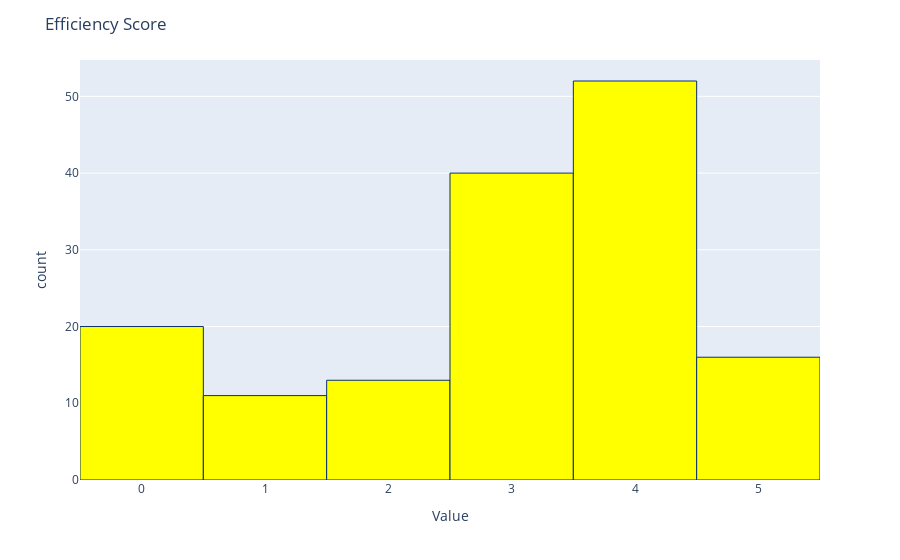

The cell this chart's notebook holds for it:
### Code cell
val = px.histogram(setdata, x="Value")
val.update_traces(marker_color="yellow",marker_line_color='rgb(8,48,107)',
                  marker_line_width=1)
val.update_layout(title_text='Efficiency Score')
val.show()

### Figure 1 — Plotly figure (JSON) as saved in the notebook; plotly's stock layout.template omitted (floating-point values rounded to 4 significant figures; data arrays with more than 128 entries replaced by an {"elided": "..."} marker saying what was removed)
{"data": [{"alignmentgroup": "True", "bingroup": "x", "hovertemplate": "Value=%{x}<br>count=%{y}<extra></extra>", "legendgroup": "", "marker": {"color": "yellow", "line": {"color": "rgb(8,48,107)", "width": 1}, "pattern": {"shape": ""}}, "name": "", "offsetgroup": "", "orientation": "v", "showlegend": false, "type": "histogram", "x": {"elided": "152 int values"}, "xaxis": "x", "yaxis": "y"}], "layout": {"barmode": "relative", "legend": {"tracegroupgap": 0}, "margin": {"t": 60}, "title": {"text": "Efficiency Score"}, "xaxis": {"anchor": "y", "domain": [0, 1], "title": {"text": "Value"}}, "yaxis": {"anchor": "x", "domain": [0, 1], "title": {"text": "count"}}}}
